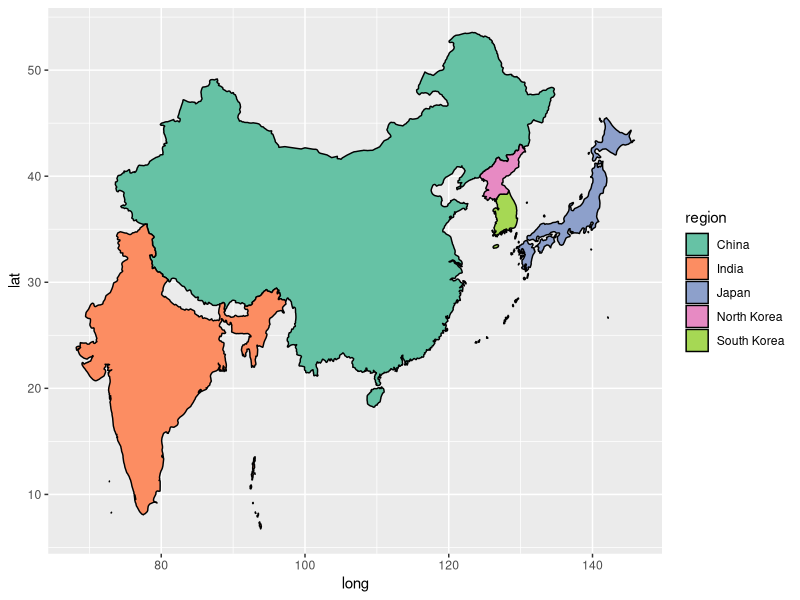
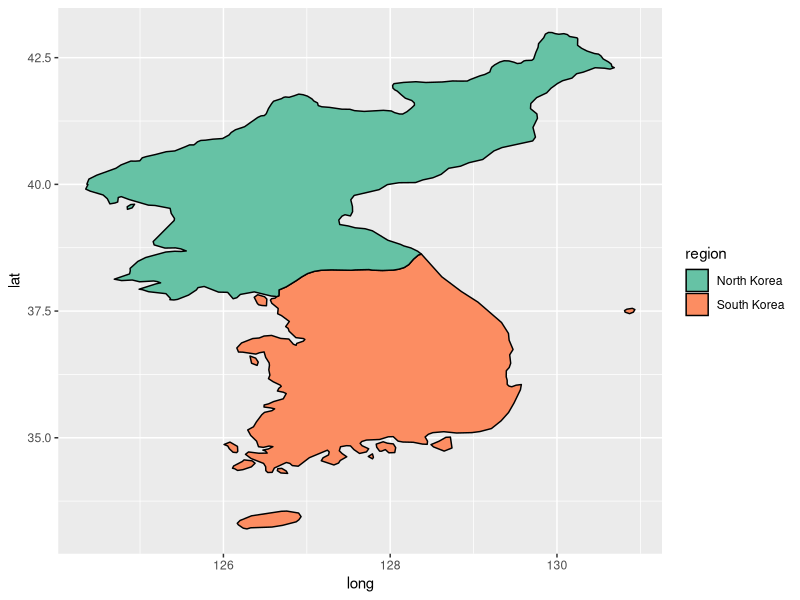
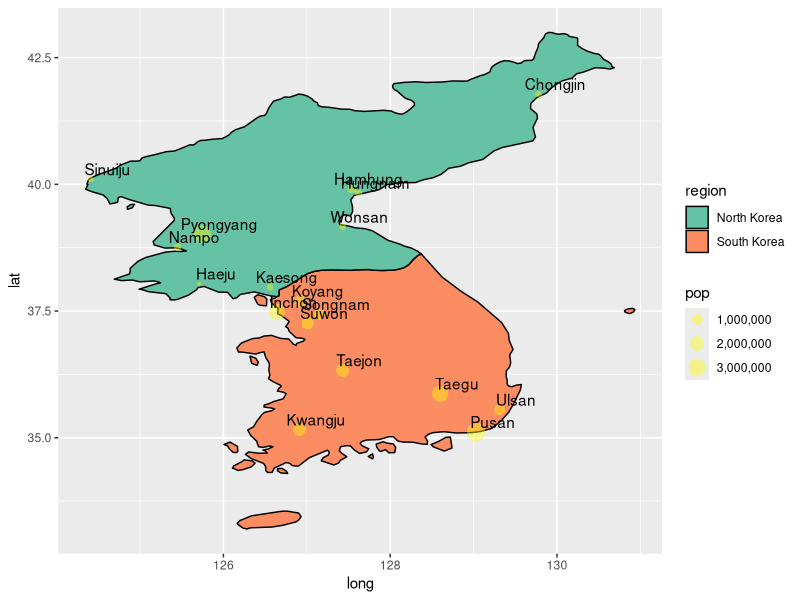

Here is the R script that generated these plots, in order:
library(maps)
library(ggplot2)
asia <- map_data("world", region = c("China","Japan","North Korea","South Korea", "India"))
ggplot(asia, aes(x=long, y=lat, group=group, fill=region)) + geom_polygon(colour="black") + scale_fill_brewer(palette="Set2")
korea <- map_data("world", region = c("North Korea", "South Korea"))
ggplot() + geom_polygon(data=korea, aes(x=long, y=lat, group=group, fill=region),colour="black") + scale_fill_brewer(palette="Set2")#남한 북한만 지도에 표시
data(world.cities)#세계 data set 불러오기
head(world.cities)
skorea.pop <- world.cities[world.cities$country.etc %in% "Korea South",]
skorea.pop <- skorea.pop[order(skorea.pop$pop),]
skorea.pop <- tail(skorea.pop,10)
skorea.pop <- skorea.pop[-10,]#우리나라 인구의 10번째까지 구하기
nkorea.pop <- world.cities[world.cities$country.etc %in% "Korea North",]
nkorea.pop <- nkorea.pop[order(nkorea.pop$pop),]
nkorea.pop <- tail(nkorea.pop,9)
library(scales)
korea.pop <- rbind(skorea.pop,nkorea.pop)#북한 인구의 10번째까지의 도시구하기 그후 합친다.
label_ko_num = function(num) {
  ko_num = function(x) {
    new_num = x %/% 10000
    return(paste(new_num, '만', sep = ''))
  }
  # vapply를 쓰고 싶지만 가끔 문자열대신 NA가 출력되는 경우도 있으니 
  # 여기서는 간단하게 sapply를 적용
  return(sapply(num, ko_num))
}
ggplot() + geom_polygon(data=korea, aes(x=long, y=lat, group=group, fill=region),colour="black") + scale_fill_brewer(palette="Set2")+ geom_point(data=korea.pop, aes(x=long, y=lat, size = pop), shape = 16, color = "yellow", alpha = 0.4)+ scale_size_continuous(labels = scales::comma)+ geom_text(data=korea.pop, aes(x=long+0.2, y=lat+0.2, label=name))